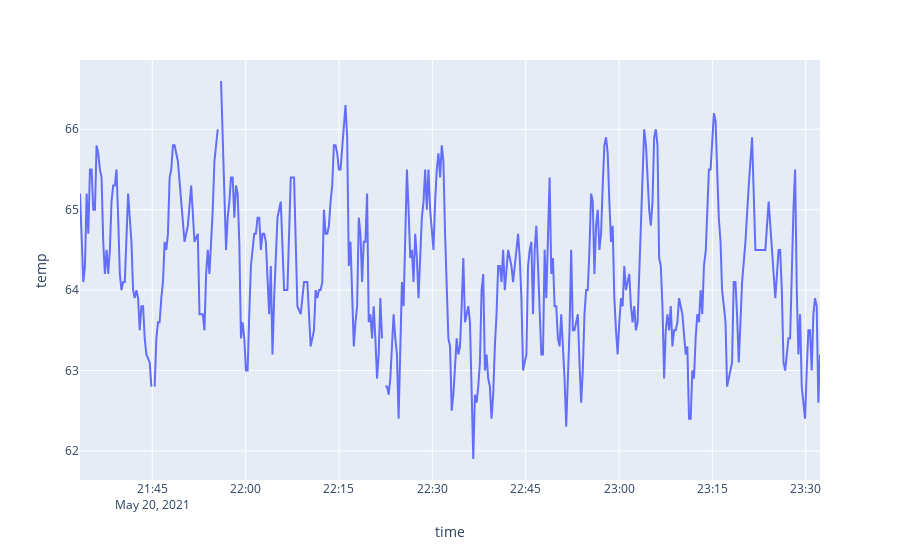

This figure's notebook cell:
### Code cell
fig = px.line(df, y='temp')
fig.show()

### Figure 1 — Plotly figure (JSON) as saved in the notebook; plotly's stock layout.template omitted (floating-point values rounded to 4 significant figures; data arrays with more than 128 entries replaced by an {"elided": "..."} marker saying what was removed)
{"data": [{"hovertemplate": "time=%{x}<br>temp=%{y}<extra></extra>", "legendgroup": "", "line": {"color": "#636efa", "dash": "solid"}, "mode": "lines", "name": "", "orientation": "v", "showlegend": false, "type": "scatter", "x": {"elided": "425 str values"}, "xaxis": "x", "y": {"elided": "425 float values"}, "yaxis": "y"}], "layout": {"legend": {"tracegroupgap": 0}, "margin": {"t": 60}, "xaxis": {"anchor": "y", "domain": [0, 1], "title": {"text": "time"}}, "yaxis": {"anchor": "x", "domain": [0, 1], "title": {"text": "temp"}}}}
